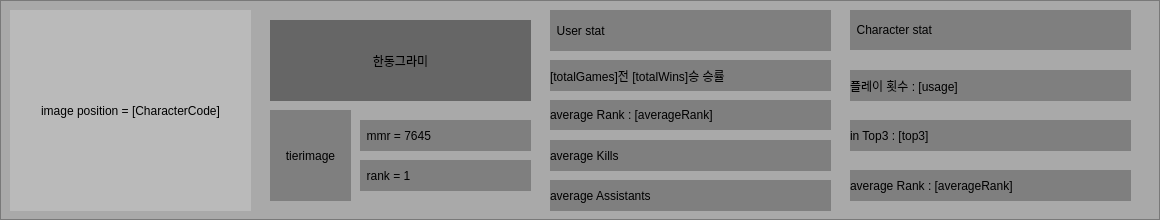
<?xml version="1.0" encoding="UTF-8"?>
<ui version="4.0">
 <class>Form</class>
 <widget class="QWidget" name="Form">
  <property name="geometry">
   <rect>
    <x>0</x>
    <y>0</y>
    <width>1160</width>
    <height>220</height>
   </rect>
  </property>
  <property name="windowTitle">
   <string>Form</string>
  </property>
  <widget class="QFrame" name="frame">
   <property name="geometry">
    <rect>
     <x>0</x>
     <y>0</y>
     <width>1160</width>
     <height>220</height>
    </rect>
   </property>
   <property name="styleSheet">
    <string notr="true">background-color: rgba(65, 65, 65, 0.4);</string>
   </property>
   <property name="frameShape">
    <enum>QFrame::StyledPanel</enum>
   </property>
   <property name="frameShadow">
    <enum>QFrame::Raised</enum>
   </property>
   <widget class="QWidget" name="pos_image" native="true">
    <property name="geometry">
     <rect>
      <x>10</x>
      <y>10</y>
      <width>241</width>
      <height>201</height>
     </rect>
    </property>
    <property name="styleSheet">
     <string notr="true">background-color: rgba(202, 202, 202, 0.3);</string>
    </property>
    <widget class="QLabel" name="charimage">
     <property name="geometry">
      <rect>
       <x>0</x>
       <y>0</y>
       <width>241</width>
       <height>201</height>
      </rect>
     </property>
     <property name="text">
      <string>image position = [CharacterCode]</string>
     </property>
     <property name="alignment">
      <set>Qt::AlignCenter</set>
     </property>
    </widget>
   </widget>
   <widget class="QWidget" name="pos_nickname" native="true">
    <property name="geometry">
     <rect>
      <x>270</x>
      <y>20</y>
      <width>261</width>
      <height>81</height>
     </rect>
    </property>
    <widget class="QLabel" name="nickname">
     <property name="geometry">
      <rect>
       <x>0</x>
       <y>0</y>
       <width>261</width>
       <height>81</height>
      </rect>
     </property>
     <property name="text">
      <string>한동그라미</string>
     </property>
     <property name="alignment">
      <set>Qt::AlignCenter</set>
     </property>
    </widget>
   </widget>
   <widget class="QLabel" name="rankpoint">
    <property name="geometry">
     <rect>
      <x>360</x>
      <y>120</y>
      <width>171</width>
      <height>31</height>
     </rect>
    </property>
    <property name="text">
     <string>  mmr = 7645</string>
    </property>
   </widget>
   <widget class="QLabel" name="ranknum">
    <property name="geometry">
     <rect>
      <x>360</x>
      <y>160</y>
      <width>171</width>
      <height>31</height>
     </rect>
    </property>
    <property name="text">
     <string>  rank = 1</string>
    </property>
   </widget>
   <widget class="QLabel" name="tierimage">
    <property name="geometry">
     <rect>
      <x>270</x>
      <y>110</y>
      <width>81</width>
      <height>91</height>
     </rect>
    </property>
    <property name="text">
     <string>tierimage</string>
    </property>
    <property name="alignment">
     <set>Qt::AlignCenter</set>
    </property>
   </widget>
   <widget class="QLabel" name="Userstat">
    <property name="geometry">
     <rect>
      <x>550</x>
      <y>10</y>
      <width>281</width>
      <height>41</height>
     </rect>
    </property>
    <property name="text">
     <string>  User stat</string>
    </property>
   </widget>
   <widget class="QLabel" name="Gamestat">
    <property name="geometry">
     <rect>
      <x>550</x>
      <y>60</y>
      <width>281</width>
      <height>31</height>
     </rect>
    </property>
    <property name="text">
     <string>[totalGames]전 [totalWins]승 승률</string>
    </property>
   </widget>
   <widget class="QLabel" name="avgKill">
    <property name="geometry">
     <rect>
      <x>550</x>
      <y>140</y>
      <width>281</width>
      <height>31</height>
     </rect>
    </property>
    <property name="text">
     <string>average Kills</string>
    </property>
   </widget>
   <widget class="QLabel" name="avgAssistant">
    <property name="geometry">
     <rect>
      <x>550</x>
      <y>180</y>
      <width>281</width>
      <height>31</height>
     </rect>
    </property>
    <property name="text">
     <string>average Assistants</string>
    </property>
   </widget>
   <widget class="QLabel" name="Charstat">
    <property name="geometry">
     <rect>
      <x>850</x>
      <y>10</y>
      <width>281</width>
      <height>40</height>
     </rect>
    </property>
    <property name="text">
     <string>  Character stat</string>
    </property>
   </widget>
   <widget class="QLabel" name="charusage">
    <property name="geometry">
     <rect>
      <x>850</x>
      <y>70</y>
      <width>281</width>
      <height>31</height>
     </rect>
    </property>
    <property name="text">
     <string>플레이 횟수 : [usage]</string>
    </property>
   </widget>
   <widget class="QLabel" name="charIntop3">
    <property name="geometry">
     <rect>
      <x>850</x>
      <y>120</y>
      <width>281</width>
      <height>31</height>
     </rect>
    </property>
    <property name="text">
     <string>in Top3 : [top3]</string>
    </property>
   </widget>
   <widget class="QLabel" name="charavgRank">
    <property name="geometry">
     <rect>
      <x>850</x>
      <y>170</y>
      <width>281</width>
      <height>31</height>
     </rect>
    </property>
    <property name="text">
     <string>average Rank : [averageRank]</string>
    </property>
   </widget>
   <widget class="QLabel" name="avgRank">
    <property name="geometry">
     <rect>
      <x>550</x>
      <y>100</y>
      <width>281</width>
      <height>30</height>
     </rect>
    </property>
    <property name="text">
     <string>average Rank : [averageRank]</string>
    </property>
   </widget>
  </widget>
 </widget>
 <resources>
  <include location="../UIResource/champIcons.qrc"/>
 </resources>
 <connections/>
</ui>
